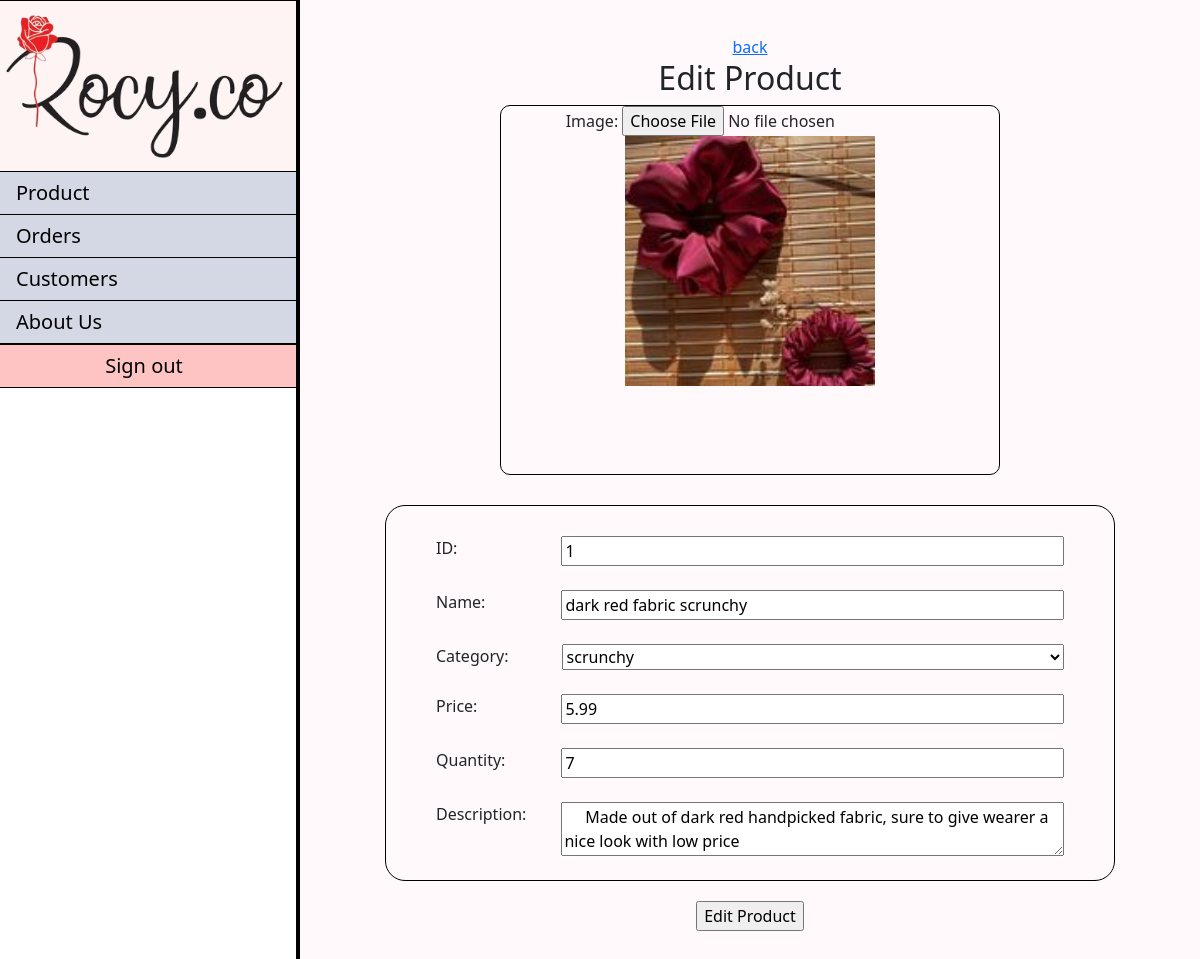
Page /AdminProduct/edit/1 (signed in) on the committed database.
### tables this page shows
CREATE TABLE `product` (
  `product_id` int(5) NOT NULL,
  `category_id` int(2) NOT NULL,
  `product_name` varchar(100) NOT NULL,
  `image` varchar(72) NOT NULL,
  `sellingPrice` float NOT NULL,
  `description` varchar(128) NOT NULL,
  `quantity` int(3) NOT NULL
);

CREATE TABLE `category` (
  `category_id` int(2) NOT NULL,
  `category` varchar(50) NOT NULL
);

### app/core/Controller.php (called while the page is built, shortened)
<?php
class Controller{
	function view($name, $data = []){
		include('app/views/' . $name . '.php');
	}
}

### app/core/App.php (called while the page is built, shortened)
<?php
class App{
	function __construct(){
		$request = $this->parseUrl($_GET['url'] ?? '');
		$method = 'index';
		if(file_exists('app/controllers/' . $request[0] . '.php'))
		{
			unset($request[0]);
		}
		$controller = new $controller;
		if(isset($request[1]) && method_exists($controller, $request[1])){
			$method = $request[1];
			unset($request[1]);
		}
		$params = array_values($request);
		call_user_func_array([$controller, $method], $params);
	}
	function parseUrl($url){
		return explode('/', trim($url, '/'));
	}
}

### index.php (called while the page is built, shortened)
<?php
new app\core\App;

### app/models/Product.php (called while the page is built, shortened)
<?php
class Product extends \app\core\Model{
	public function getProduct($product_id){
		$SQL = 'SELECT * FROM product WHERE product_id=:product_id';
		$STH = self::$connection->prepare($SQL);
		$data = ['product_id'=>$product_id];
		$STH->execute($data);
		$STH->setFetchMode(\PDO::FETCH_CLASS, 'app\\models\\Product');
		return $STH->fetch();
	}
}

### app/core/Model.php (called while the page is built, shortened)
<?php
class Model{
	public static ?PDO $connection = null;
	public function __construct(){
		if(self::$connection == null){
			$env = \Dotenv\Dotenv::createImmutable(getcwd());
			$host = $_ENV['db_host'];
			$dbname = $_ENV['db_name'];
			$user = $_ENV['db_user'];
			$pass = $_ENV['db_pass'];
			$charset = $_ENV['db_charset'];
			try {
				$options = [
					PDO::ATTR_ERRMODE => PDO::ERRMODE_EXCEPTION,
					PDO::ATTR_DEFAULT_FETCH_MODE => PDO::FETCH_CLASS,
					PDO::ATTR_EMULATE_PREPARES => false
				];
				self::$connection = new PDO("mysql:host=$host;dbname=$dbname;charset=$charset", $user, $pass, $options);
				self::$connection->query("SET NAMES $charset");
			}
			catch(PDOException $e) {
				echo $e->getMessage();
			}
		}
	}
}

### app/models/Category.php (called while the page is built, shortened)
<?php
class Category extends \app\core\Model{
	public function getAll(){
		$SQL = "SELECT * FROM category";
		$STH = self::$connection->prepare($SQL);
		$STH->execute();
		$STH->setFetchMode(\PDO::FETCH_CLASS, 'app\\models\\Category');
		return $STH->fetchAll();
	}
}

### app/views/AdminProduct/edit.php (the view, shortened to what this page needs)
<link rel="stylesheet" type="text/css" href="/resources/styles/adminAddEditProduct.css">
<?php
	$product = $data['product'];
	$categories =  $data['categories'];
?>
	<div class="main">
		<div align="center" style="">
			<a href='/AdminProduct/index/'><?= _('back') ?></a>
			<h2><?= _('Edit Product') ?></h2>
			<form method ="post" action="" enctype="multipart/form-data">
				<div>
					<div class="addImage">
						<label><?= _('Image:') ?></label>
			    		<input type="file" name="image" onchange="loadFile(event)"/>
		    			<div>
							<img id="output" src="/resources/productImages/<?= $product->image?>" width="250">
						</div>
					</div>
				</div>
				<div class="insertProdInfo">
					<div class="btn-addProduct">
						<label class="btn-label"><?= _('ID:') ?></label>
						<input class="btn-input" type="text" name="product_id" value='<?= $product->product_id ?>' readonly><br>
					</div>
					<br>
					<div class="btn-addProduct">
						<label class="btn-label"><?= _('Name:') ?></label>
						<input class="btn-input" type="text" name="product_name" value='<?= $product->product_name ?>'><br>
					</div>
					<br>
					<div class="btn-addProduct">
						<label class="btn-label"><?= _('Category:') ?></label>
						<select class="btn-input" name="category_id">
						<?php
							foreach($categories as $category){
								echo "<option value='$category->category_id' ";
								echo ($product->category_id == $category->category_id ? 'selected' : '');
								echo ">$category->category</option>\n";
							}
						?>
						</select><br>
					</div>
					<br>
					<div class="btn-addProduct">
						<label class="btn-label"><?= _('Price:') ?></label>
						<input class="btn-input" type="text" name="sellingPrice" value='<?= $product->sellingPrice ?>'><br>
					</div>
					<br>
					<div class="btn-addProduct">
						<label class="btn-label"><?= _('Quantity:') ?></label>
						<input class="btn-input" type="text" name="quantity" value='<?= $product->quantity ?>'><br>
					</div>
					<br>
					<div class="btn-addProduct">
						<label class="btn-label"><?= _('Description:') ?></label>
						<textarea class="btn-input" name="description"> <?= $data['product']->description ?> </textarea><br>
					</div>
					<br>
				</div>
					<input type="submit" name="action" value="Edit Product">
			</form>
		</div>
	</div>
</div>

### resources/styles/adminAddEditProduct.css (style rules this page uses)
.main { background-color: #FFF9FB; order: 2; flex-grow: 1; padding: 35px; }
.addImage { border: 1px solid black; border-radius: 10px; width: 500px; height: 370px; margin-bottom: 30px; }
.insertProdInfo { border: 1px solid black; border-radius: 20px; padding-top: 30px; margin-bottom: 20px; margin-left: 50px; margin-right: 50px; }
.btn-addProduct { display: flex; }
.btn-label { flex: 20%; margin-left: 50px; text-align: left; }
.btn-input { flex: 80%; margin-right: 50px; }

### resources/styles/default.css (style rules this page uses)
body { margin: 0px; padding: 0px; background-repeat: no-repeat; background: fixed; background: #FFE1EB; background-size: cover; }

### rows in the picture
product: image (picture), product_id "1", product_name "dark red fabric scrunchy", category_id "scrunchy", sellingPrice "5.99", quantity "7", description "Made out of dark red handpicked fabric, sure to give wearer a nice look with low price"

### other values in the picture
_('back') "back"
_('Edit Product') "Edit Product"
_('Image:') "Image:"
_('ID:') "ID:"
_('Name:') "Name:"
_('Category:') "Category:"
_('Price:') "Price:"
_('Quantity:') "Quantity:"
_('Description:') "Description:"
